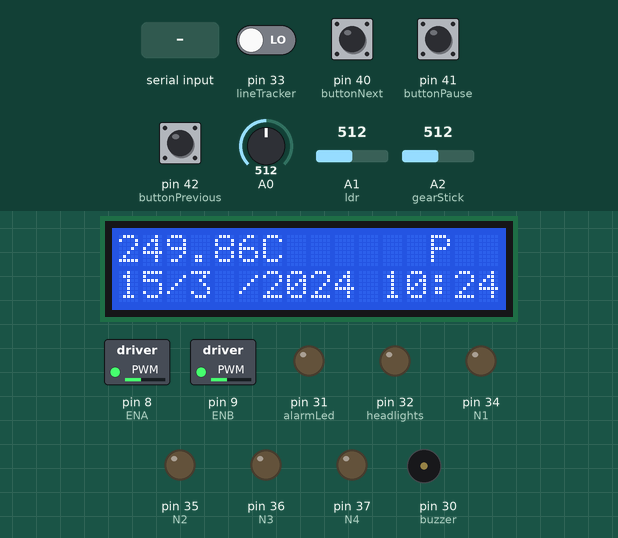
Bench run of a sketch on a simulated Arduino Mega 2560, built with avr-gcc and run on an emulated ATmega2560. Shown: 16×2 character LCD, switched loads named in the sketch (green lamp = pin HIGH), output pins drawn as LEDs (lit = HIGH), buzzer (waves = sounding, pin HIGH). The test bench sets the inputs (shaded band); at power-on: pin 40 (buttonNext), pin 41 (buttonPause), pin 42 (buttonPrevious) HIGH, pin 33 (lineTracker) LOW, A2 (gearStick) = 512, A1 (ldr) = 512, A0 = 512. The local clock reads 2024-03-15 10:24:30 at power-on unless the sketch sets it.

Above: at 5.4 s.
5.5 s: A2 (gearStick) set to 685
7.0 s: A2 (gearStick) set to 711
8.5 s: A1 (ldr) set to 313
10.0 s: A1 (ldr) set to 284
At 10.4 s:
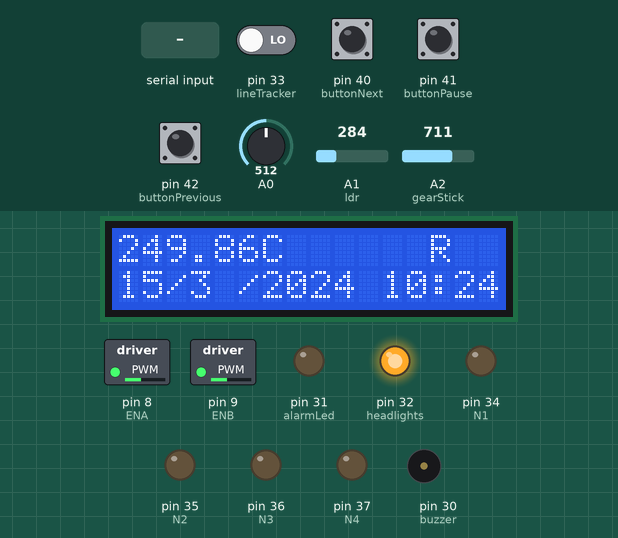
11.5 s: pin 33 (lineTracker) driven HIGH
At 12.2 s:
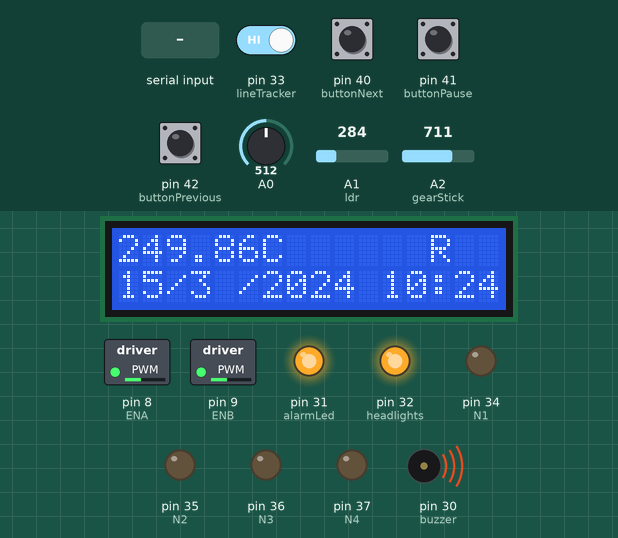
13.0 s: "a" received over Serial
At 14.2 s:
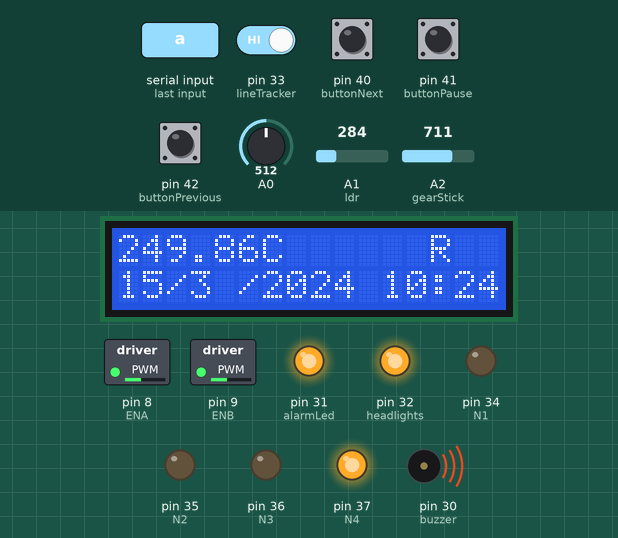
Timing chart, 0 to 16.0 s (numbered marks = the images above; inputs shaded):
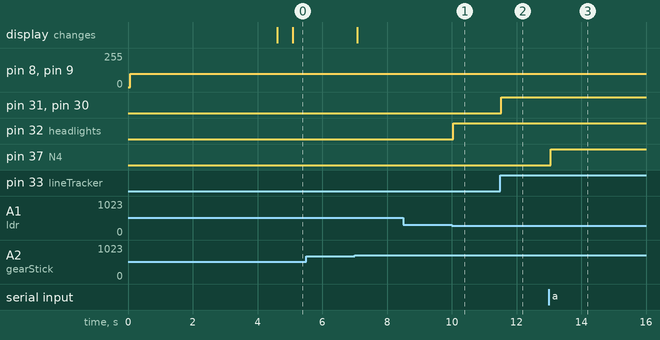

The sketch:

Embedded.ino
```cpp
#include <Wire.h>
#include "RTClib.h"
#include <LiquidCrystal.h>
#include "SoftwareSerial.h"
#include <Arduino_FreeRTOS.h>
#include "semphr.h"

#define buzzer 30
#define alarmLed 31
#define headlights 32

#define lineTracker 33

#define tempSensor A0
#define ldr A1
#define gearStick A2

#define buttonNext 40
#define buttonPause 41
#define buttonPrevious 42

#define ENA 8
#define N1 34
#define N2 35
#define ENB 9
#define N3 36
#define N4 37

#define Start_Byte 0x7E
#define Version_Byte 0xFF
#define Command_Length 0x06
#define End_Byte 0xEF
#define Acknowledge 0x00 //Returns info with command 0x41 [0x01: info, 0x00: no info]

# define ACTIVATED LOW

enum Gear {
  P,
  R,
  N,
  D
};

LiquidCrystal lcd(2, 3, 4, 5, 6, 7);
SoftwareSerial mySerial(10, 11);
RTC_DS1307 rtc;
DateTime currentTime;

char daysOfTheWeek[7][12] = {"Sunday", "Monday", "Tuesday", "Wednesday", "Thursday", "Friday", "Saturday"};
double temp;
int gearVal;
Gear gear = P;
bool gearShifted = false;
int night = LOW;
int light;
char state = 0;
int power = 100;
int offset = 0;
int active = HIGH;
int inactive = LOW;

boolean MyisPlaying = false;
SemaphoreHandle_t isPlaying;
SemaphoreHandle_t AccessLCD;
/**
  Sets up a pin connected to a sensor as input
  @param pinNumber connected to the sensor
*/

void setupSensor(int pinNumber) {
  pinMode(pinNumber, INPUT);
}

/**
  Sets up a pin connected to an actuator as output
  @param pinNumber connected to the actuator
*/

void setupActuator(int pinNumber) {
  pinMode(pinNumber, OUTPUT);
}

/**
  If given both the sensor and an actuator it applies the change of the sensor on the actuator. If given a sensor only then it returns its reading.
  @param sensor pin number of sensor.
  @param actuator pin number of actuator.
  @param RESOLUTION resolution of the sensor, if analog.
  @param STEP output of volts/Unit.
  @param type determines whether the sensor is analog or discrete
  @return if actuator isn't passed then the reading of the sensor otherwise 0.
*/
bool between(int val, int lowerBound, int upperBound) {
  return val >= lowerBound && val <= upperBound;
}

double analogReadAdapted(int sensor, double RESOLUTION, double STEP) {
  int aref;
  float val;
  aref = analogRead(sensor);
  val = (aref * RESOLUTION);
  val = (val / STEP);
  return val;
}

void readDigitalActDigital(int sensor, int actuator, bool match) {
  if (digitalRead(sensor) == HIGH && match) {
    digitalWrite(actuator, HIGH);
  }
  else {
    digitalWrite(actuator, LOW);
  }
}

void writeLCD(char *string, int column, int row) {
  lcd.setCursor(column, row);
  lcd.print(string);
  //  Serial.println(string);
  //  lcd.setCursor(0, 0);
}

void writeLCD(double val, int column, int row) {
  lcd.setCursor(column, row);
  lcd.print(val);
  //  Serial.println(val);
  //  lcd.setCursor(0, 0);
}

void writeLCD(int val, int column, int row) {
  lcd.setCursor(column, row);
  lcd.print(val, DEC);
  //  Serial.println(val, DEC);
  //  lcd.setCursor(0, 0);
}

void writeLCD(uint16_t val, int column, int row) {
  lcd.setCursor(column, row);
  lcd.print(val, DEC);
  //  Serial.println(val, DEC);
  //  lcd.setCursor(0, 0);
}

void setPower() {
  int pa = power + (offset <= 0 ? offset : 0);
  int pb = power - (offset >= 0 ? offset : 0);

  if (pa > 255) {
    pa = 255;
  }
  else if (pa < 0) {
    pa = 0;
  }

  if (pb > 255) {
    pb = 255;
  }
  else if (pb < 0) {
    pb = 0;
  }

  analogWrite(ENA, pa);
  analogWrite(ENB, pb);
}

void driveMotors() {
  if (gear == D) {
    active = HIGH;
    inactive = LOW;
  }
  else if (gear == R) {
    active = LOW;
    inactive = HIGH;
  }
  else {
    active = LOW;
    inactive = LOW;
  }

  if (Serial.available() > 0) { // Checks whether data is comming from the serial port
    state = Serial.read(); // Reads the data from the serial port
  }

  if (state == 'r') {
    power = power >= 255 ? 255 : power + 1;
    Serial.write(power);
    setPower();
  }
  else if (state == 'f') {
    power = power <= 0 ? 0 : power - 1;
    Serial.write(power);
    setPower();
  }

  else if (state == 'q') {
    offset = offset <= -power ? -power : offset - 1;
    Serial.write(offset);
    setPower();
  }
  else if (state == 'e') {
    offset = offset >= power ? power : offset + 1;
    Serial.write(offset);
    setPower();
  }

  else {
    if (state == 'a') {
      digitalWrite(N1, LOW);
      digitalWrite(N2, LOW);
      digitalWrite(N3, active);
      digitalWrite(N4, inactive);
    }
    else if (state == 'd') {
      digitalWrite(N1, active);
      digitalWrite(N2, inactive);
      digitalWrite(N3, LOW);
      digitalWrite(N4, LOW);
    }
    else if (state == 'w') {
      digitalWrite(N1, active);
      digitalWrite(N2, inactive);
      digitalWrite(N3, active);
      digitalWrite(N4, inactive);
    }
    else if (state == 's') {
      //    else {
      digitalWrite(N1, LOW);
      digitalWrite(N2, LOW);
      digitalWrite(N3, LOW);
      digitalWrite(N4, LOW);
    }
  }
  state = 0;
}

void playFirst()
{
  execute_CMD(0x3F, 0, 0);
  delay(500);
  setVolume(20);
  delay(500);
  execute_CMD(0x11, 0, 1);
  delay(500);
}

void pause()
{
  execute_CMD(0x0E, 0, 0);
  delay(500);
}

void play()
{
  execute_CMD(0x0D, 0, 1);
  delay(500);
}

void playNext()
{
  execute_CMD(0x01, 0, 1);
  delay(500);
}

void playPrevious()
{
  execute_CMD(0x02, 0, 1);
  delay(500);
}

void setVolume(int volume)
{
  execute_CMD(0x06, 0, volume); // Set the volume (0x00~0x30)
  delay(2000);
}

void execute_CMD(byte CMD, byte Par1, byte Par2)
// Excecute the command and parameters
{
  // Calculate the checksum (2 bytes)
  word checksum = -(Version_Byte + Command_Length + CMD + Acknowledge + Par1 + Par2);
  // Build the command line
  byte Command_line[10] = { Start_Byte, Version_Byte, Command_Length, CMD, Acknowledge,
                            Par1, Par2, highByte(checksum), lowByte(checksum), End_Byte
                          };
  //Send the command line to the module
  for (byte k = 0; k < 10; k++)
  {
    mySerial.write( Command_line[k]);
  }
}

void setup() {
  //  lineTracking(NULL);

  Serial.begin(9600);
  //Serial.println("Starting up");

  lcd.begin(16, 2);

  if (! rtc.begin()) {
    //Serial.println("Couldn't find RTC");
    while (1);
  }
//  rtc.adjust(DateTime(F(__DATE__), F(__TIME__)));
  if (!rtc.isrunning()) {
    //    Serial.println("RTC lost power, lets set the time!");

    // Comment out below lines once you set the date & time.
    // Following line sets the RTC to the date & time this sketch was compiled
    rtc.adjust(DateTime(F(__DATE__), F(__TIME__)));

    // Following line sets the RTC with an explicit date & time
    // for example to set January 27 2017 at 12:56 you would call:
    // rtc.adjust(DateTime(2017, 1, 27, 12, 56, 0));
  }

  while (1) {
    isPlaying = xSemaphoreCreateBinary();
    if (isPlaying != NULL) {
      break;
    }
    //    Serial.println("Failed to initalize the semaphore");
  }
  xSemaphoreGive(isPlaying);

  while (1) {
    AccessLCD = xSemaphoreCreateMutex();
    if (AccessLCD != NULL) {
      break;
    }
    //    Serial.println("Failed to initalize the semaphore");
  }
  setupActuator(buzzer);
  setupActuator(alarmLed);
  setupActuator(headlights);

  setupSensor(lineTracker);

  setupSensor(tempSensor);
  setupSensor(ldr);
  setupSensor(gearStick);

  pinMode(buttonPause, INPUT);
  digitalWrite(buttonPause, HIGH);
  pinMode(buttonNext, INPUT);
  digitalWrite(buttonNext, HIGH);
  pinMode(buttonPrevious, INPUT);
  digitalWrite(buttonPrevious, HIGH);

  setupActuator(ENA);
  setupActuator(ENB);
  setupActuator(N1);
  setupActuator(N2);
  setupActuator(N3);
  setupActuator(N4);

  analogWrite(ENA, 100);
  analogWrite(ENB, 100);
  digitalWrite(N1, LOW);
  digitalWrite(N2, LOW);
  digitalWrite(N3, LOW);
  digitalWrite(N4, LOW);

  mySerial.begin (9600);
  delay(1000);
  playFirst();

  xTaskCreate(Driving, "Moving and line tracking", 128, NULL, 5, NULL);
  xTaskCreate(SoundSystem, "Playing MP3 and pausing", 128, NULL, 3, NULL);
  xTaskCreate(SongSwitching, "playing previous/next song on MP3", 128, NULL, 3, NULL);
  xTaskCreate(DisplayLCD, "Write on LCD", 128, NULL, 4, NULL);
  xTaskCreate(SensorReading, "Read temerature, LDR and RTC sensores", 128, NULL, 4, NULL);

  vTaskStartScheduler();
  for ( ;; );
}

void loop() {}

void Driving (void *pvParameters) {
  TickType_t xLastWakeTime;
  xLastWakeTime = xTaskGetTickCount();
  while (1) {
    driveMotors();
    if (digitalRead(lineTracker) == HIGH) {
      digitalWrite(alarmLed, HIGH);
      digitalWrite(buzzer, HIGH);
    }
    else {
      digitalWrite(alarmLed, LOW);
      digitalWrite(buzzer, LOW);
    }
    vTaskDelayUntil(&xLastWakeTime, pdMS_TO_TICKS(100));
  }
}

void SoundSystem(void *pvParameters) {
  TickType_t xLastWakeTime;
  xLastWakeTime = xTaskGetTickCount();
  while (1) {

    //    Serial.println("pause");
    //    Serial.println(digitalRead(buttonPause));
    if (digitalRead(buttonPause) == ACTIVATED)
    {
      //      Serial.println("start");
      //      Serial.println(uxSemaphoreGetCount(isPlaying));
      if (uxSemaphoreGetCount(isPlaying))
      {
        pause();
        xSemaphoreTake(isPlaying, portMAX_DELAY);
        //        Serial.println("take");
        //        Serial.println(uxSemaphoreGetCount(isPlaying));
        //        isPlaying = false;
      } else
      {
        play();
        //        Serial.println("play");
        //        Serial.println(uxSemaphoreGetCount(isPlaying));
        if (!uxSemaphoreGetCount(isPlaying)) {
          xSemaphoreGive(isPlaying);
          //          Serial.println("give");
          //          Serial.println(uxSemaphoreGetCount(isPlaying));
        }
      }
    }


    vTaskDelayUntil(&xLastWakeTime, pdMS_TO_TICKS(50));
  }
}

void SongSwitching (void *pvParameters) {
  TickType_t xLastWakeTime;
  xLastWakeTime = xTaskGetTickCount();
  while (1) {
    xSemaphoreTake(isPlaying, portMAX_DELAY);
    if (digitalRead(buttonNext) == ACTIVATED)
    {
      if (isPlaying)
      {
        playNext();
      }
    }

    if (digitalRead(buttonPrevious) == ACTIVATED)
    {
      if (isPlaying)
      {
        playPrevious();
      }
    }
    xSemaphoreGive(isPlaying);
    vTaskDelayUntil(&xLastWakeTime, pdMS_TO_TICKS(50));
  }
}

void DisplayLCD (void *pvParameters) {
  TickType_t xLastWakeTime;
  xLastWakeTime = xTaskGetTickCount();
  while (1) {
    xSemaphoreTake(AccessLCD, portMAX_DELAY);
    lcd.clear();
    writeLCD(temp, 0, 0);
    writeLCD("C", 6, 0);
    switch (gear) {
      case P: writeLCD("P", 13, 0); break;
      case R: writeLCD("R", 13, 0); break;
      case N: writeLCD("N", 13, 0); break;
      case D: writeLCD("D", 13, 0); break;
      default: writeLCD("?", 13, 0); break;
    }

    writeLCD(currentTime.day(), 0, 1);
    writeLCD("/", 2, 1);
    writeLCD(currentTime.month(), 3, 1);
    writeLCD("/", 5, 1);
    writeLCD(currentTime.year(), 6, 1);

    writeLCD(currentTime.hour(), 11, 1);
    writeLCD(":", 13, 1);
    writeLCD(currentTime.minute(), 14, 1);

    xSemaphoreGive(AccessLCD);
    vTaskDelayUntil(&xLastWakeTime, pdMS_TO_TICKS(500));
  }
}

void SensorReading (void *pvParameters) {
  TickType_t xLastWakeTime;
  xLastWakeTime = xTaskGetTickCount();
  while (1) {
    xSemaphoreTake(AccessLCD, portMAX_DELAY);

    temp = analogReadAdapted(tempSensor, 4.88, 10);

    gearVal = analogRead(gearStick);
    if (gearShifted) {
      gearShifted = !between(gearVal, 300, 700);
    }
    else if (gearVal < 300) {
      gearShifted = true;
      gear = gear == P ? P : gear - 1;
    }
    else if (700 < gearVal) {
      gearShifted = true;
      gear = gear == D ? D : gear + 1;
    }

    light = analogRead(ldr);
    if (light < 300) {
      night = HIGH;
    }
    else if (700 < light) {
      night = LOW;
    }
    digitalWrite(headlights, night);

    currentTime = rtc.now();

    xSemaphoreGive(AccessLCD);
    vTaskDelayUntil(&xLastWakeTime, pdMS_TO_TICKS(50));
  }
}
```

Measured:
- the behaviour switches between 300 and 299 on A1 (ldr) (found by bisection; images 0 and 1)
- after the input at 5.5 s, every drawn part: stays the same
- after the input at 8.5 s, every drawn part: stays the same
- after the input at 10.0 s, pin 32 (headlights): LOW → HIGH at once
- after the input at 11.5 s, pin 31 (alarmLed), pin 30 (buzzer): LOW → HIGH at once
- after the input at 13.0 s, pin 37 (N4): LOW → HIGH after 0.05 s
